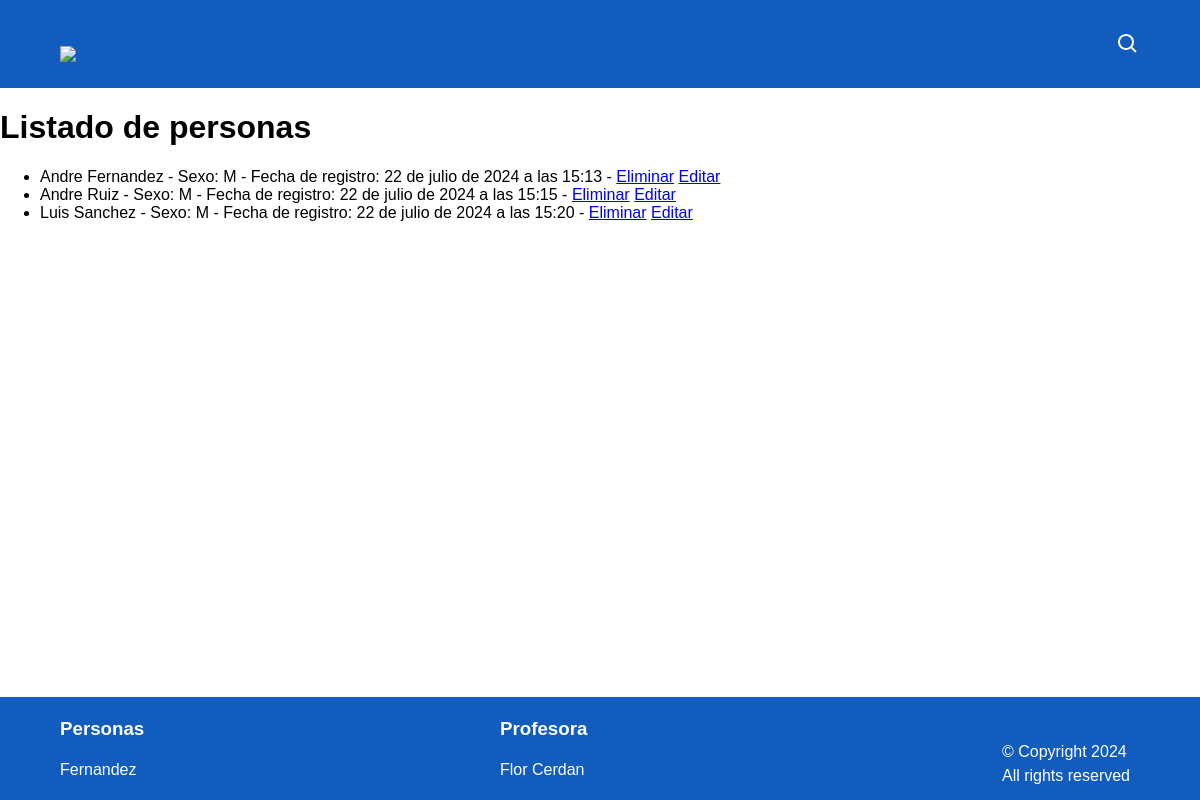
The app's page /persona/, older data.
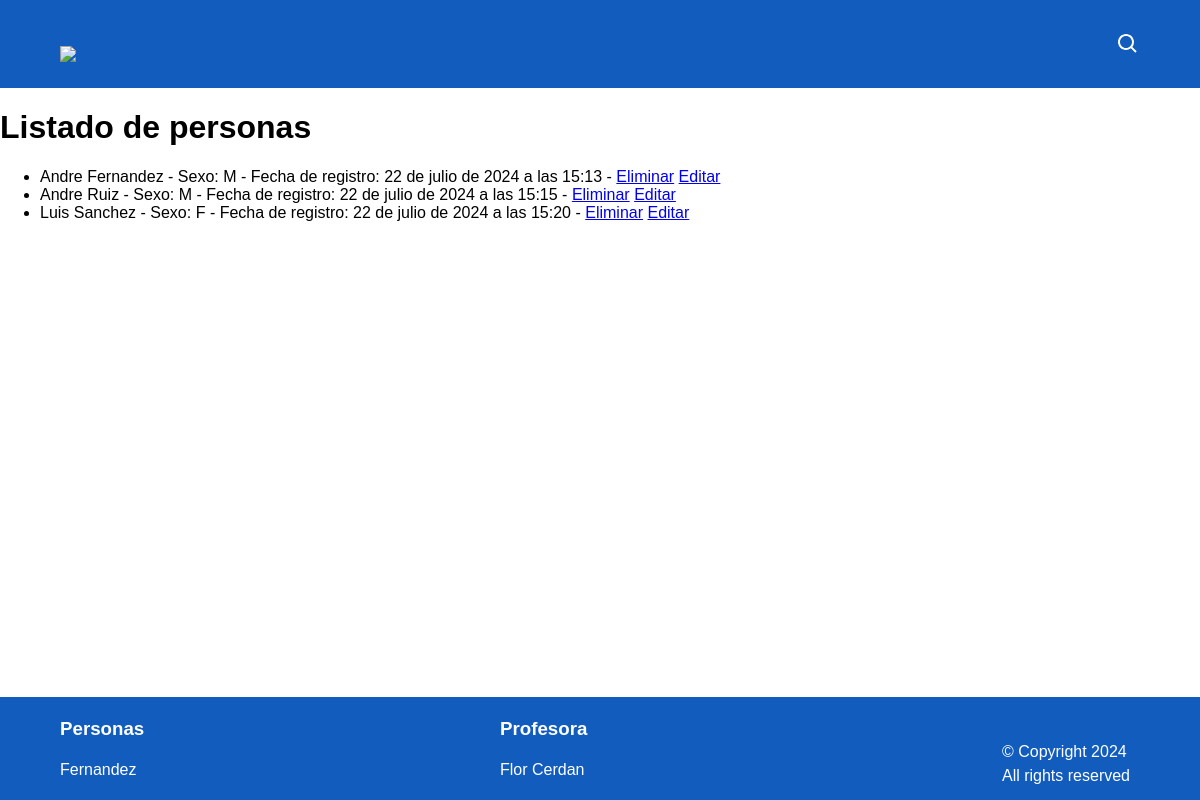
The same page, newer data.
### miapp/models.py (models this page shows)
class Fernandez_Persona(models.Model):
    SEXO_CHOICES = [
        ('M', 'Masculino'),
        ('F', 'Femenino'),
    ]
    nombre = models.CharField(max_length=100)
    apellidos = models.CharField(max_length=200)
    sexo = models.CharField(max_length=1, choices=SEXO_CHOICES)
    fecha_de_registro = models.DateTimeField(auto_now_add=True)

### miapp/views.py (the view)
# urls.py: path('persona/', views.personas, name='persona'),
def personas(request):
    personas = Fernandez_Persona.objects.all()
    return render(request, 'persona.html', {'personas': personas})  # Nombre del contexto corregido

### miapp/templates/persona.html (shortened to what this page needs)
{% extends 'layout.html' %}
{% block content %}
<h1>Listado de personas</h1>
<ul>
    {% for persona in personas %}
        <li>{{ persona.nombre }} {{ persona.apellidos }} -
            Sexo: {{ persona.sexo }} -
            Fecha de registro: {{ persona.fecha_de_registro }} -
            <a href="{% url 'eliminar_persona' id=persona.id %}" class="btn btn-delete">Eliminar</a>
            <a href="{% url 'editar_persona' id=persona.id %}" class="btn btn-edit">Editar</a>
        </li>
    {% endfor %}
</ul>
{% endblock %}

Row changes from the older to the newer data that the page shows:
changed Fernandez_Persona "Luis": sexo "M" → "F"
